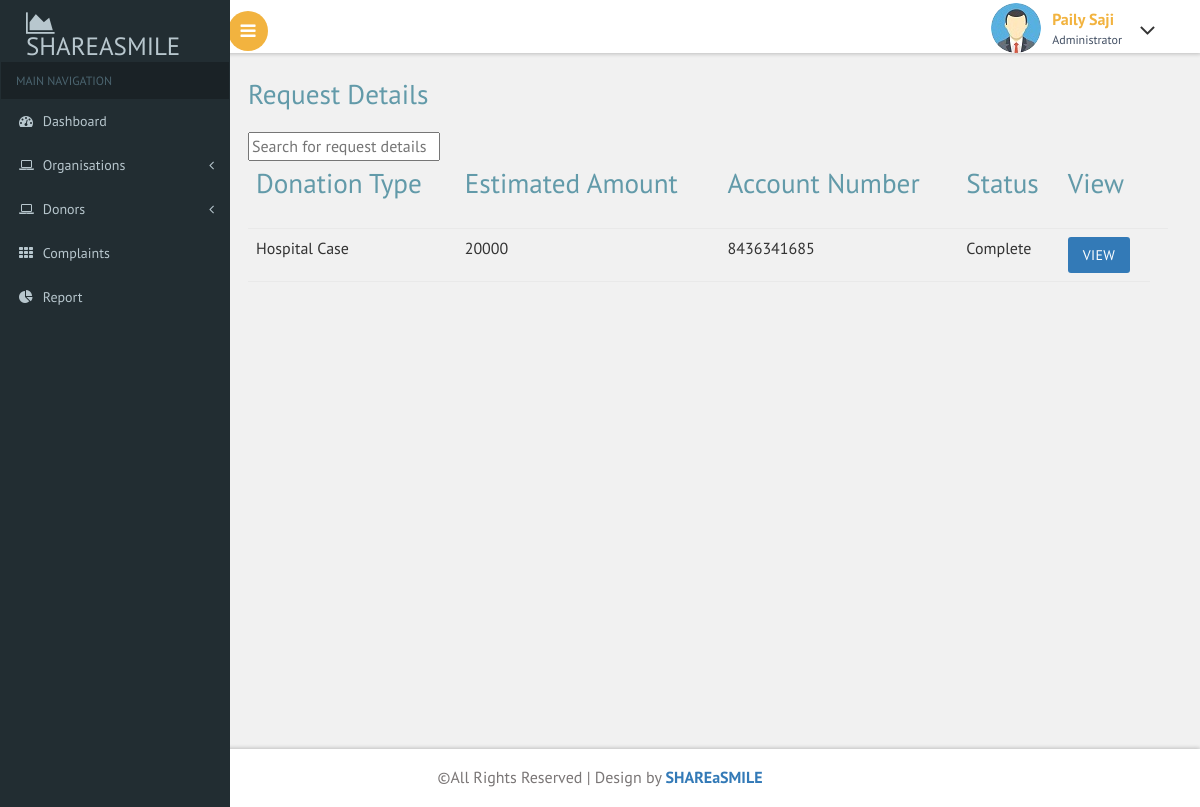
/admin/donation_requests.php, run on an earlier commit of the app's database.
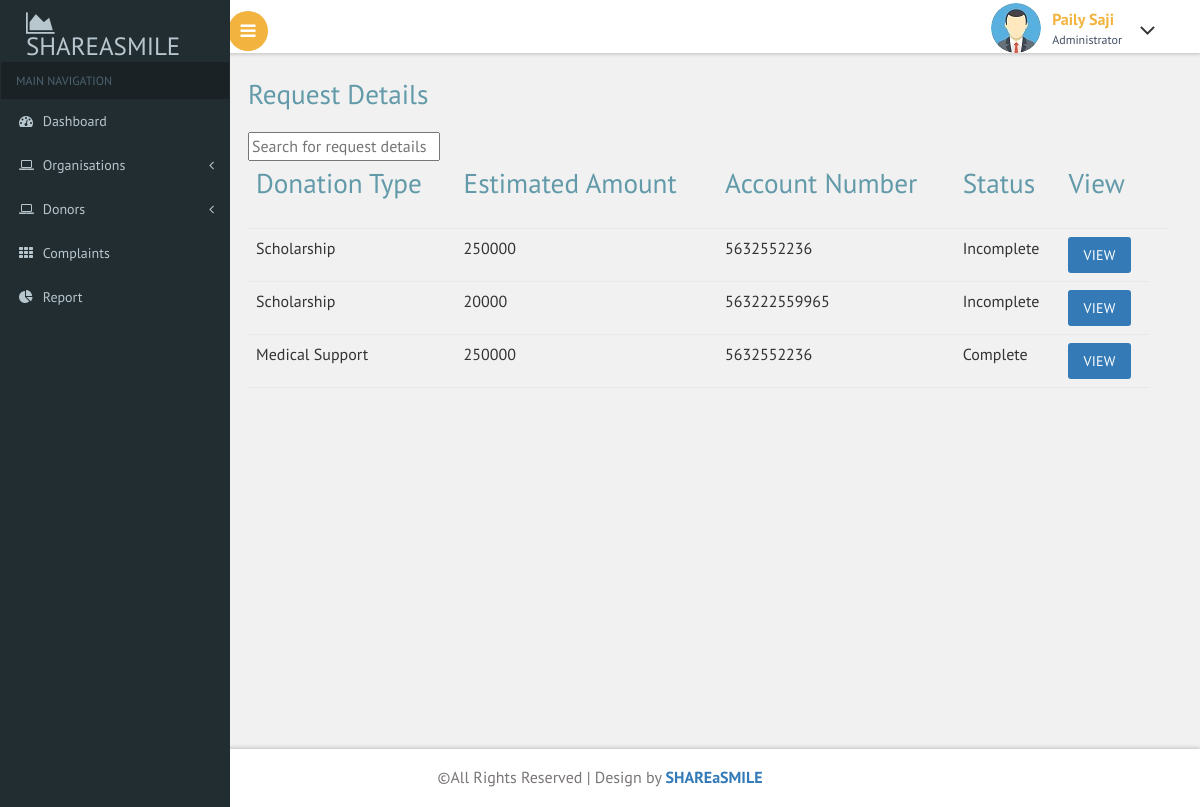
And on a later commit of the database.
### tables this page shows
CREATE TABLE `request_form` (
  `donation_id` int(11) NOT NULL,
  `organization_email` varchar(100) NOT NULL,
  `donation_type` varchar(200) NOT NULL,
  `donation_details` varchar(600) NOT NULL,
  `estimated_amount` varchar(100) NOT NULL,
  `account_number` varchar(100) NOT NULL,
  `ifsc_code` varchar(50) NOT NULL,
  `bank_name` varchar(100) NOT NULL,
  `holder_name` varchar(100) NOT NULL,
  `branch` varchar(100) NOT NULL,
  `place` varchar(100) NOT NULL,
  `date` varchar(30) NOT NULL
);

CREATE TABLE `total_amount` (
  `amount_id` int(11) NOT NULL,
  `request_id` int(11) NOT NULL,
  `recieved_amount` int(11) NOT NULL DEFAULT 0,
  `estimated_amount` int(11) NOT NULL
);

### admin/donation_requests.php (the view, shortened to what this page needs)
<?php
include("header.php");
?>
<div id="page-wrapper">
    <div class="main-page">
        <h2 class="title1">Request Details</h2>
        <input type="text" id="searchInput" placeholder="Search for request details">
        <table class="table table-hover">
            <thead>
                <th>
                    <h2 class="title1">Donation Type</h2>
                </th>
                <th>
                    <h2 class="title1">Estimated Amount</h2>
                </th>
                <th>
                    <h2 class="title1">Account Number</h2>
                </th>
                <th>
                    <h2 class="title1">Status</h2>
                </th>
                <th>
                    <h2 class="title1">View</h2>
                </th>
                <th></th>
            </thead>
            <tbody>
                <?php
                require("connect.php");
                $sql = "SELECT * FROM request_form";
                $res = mysqli_query($conn, $sql);
                if (mysqli_num_rows($res) > 0) {
                    while ($row = mysqli_fetch_assoc($res)) {
                        $id = $row['donation_id'];
                        $sql1 = "SELECT * FROM total_amount WHERE request_id=$id";
                        $res1 = mysqli_query($conn, $sql1);
                        if (mysqli_num_rows($res1) > 0) {
                            while ($row1 = mysqli_fetch_assoc($res1)) {
                ?>
                                <tr class="request-row">
                                    <td><?php echo $row['donation_type'] ?></td>
                                    <td><?php echo $row['estimated_amount'] ?></td>
                                    <td><?php echo $row['account_number'] ?></td>
                                    <td><?php echo ($row1['recieved_amount'] >= $row['estimated_amount']) ? "Complete" : "Incomplete"; ?></td>
                                    <td><a class="btn btn-primary" href="showrequest.php?id=<?php echo $row['donation_id'] ?>">View</a></td>
                                </tr>
                <?php
                            }
                        }
                    }
                }
                ?>
            </tbody>
        </table>
    </div>
</div>
<?php
include("footer.php");
?>

What changed in the data, as far as the page shows it:
removed request_form: donation_type "Hospital Case", estimated_amount "20000", account_number "8436341685"
removed total_amount: recieved_amount "Complete"
added request_form: donation_type "Scholarship", estimated_amount "250000", account_number "5632552236"
added total_amount: recieved_amount "Incomplete"
added request_form: donation_type "Scholarship", estimated_amount "20000", account_number "563222559965"
added total_amount: recieved_amount "Incomplete"
added request_form: donation_type "Medical Support", estimated_amount "250000", account_number "5632552236"
added total_amount: recieved_amount "Complete"
